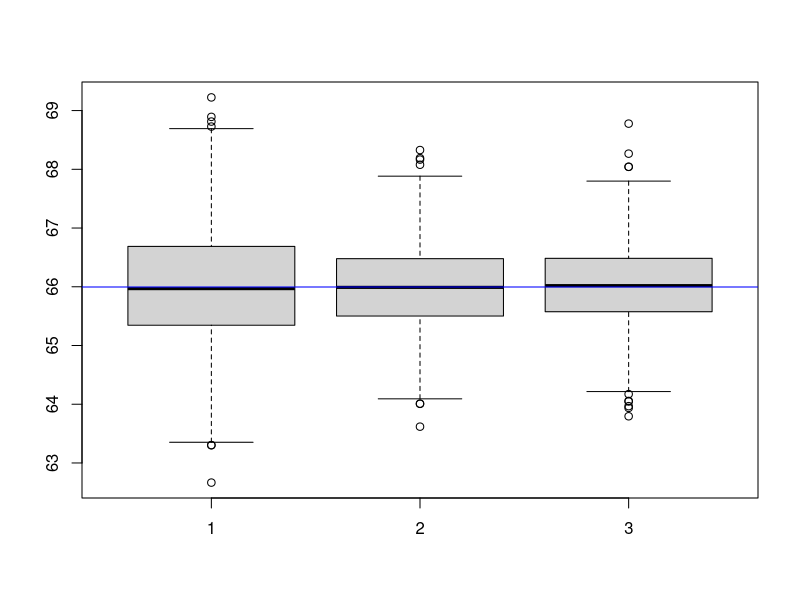

Write R code to recreate this figure.
# compare three methods of sampling
wh=rnorm(100000,63,2.5)
mh=rnorm(100000,69,3.5)

# find E(X^2))
ex1=2.5^2+63^2
ex2=3.5^2+69^2
exsq=(ex1+ex2)/2
sig2=exsq-66^2
sqrt(sig2)
sig2/20

threesamples=function(n=20){
srs=sample(c(wh,mh),n)
prop=c(sample(wh,n/2),sample(mh,n/2))
# get sample sizes for optimal allocation
nj=c(n/2*2.5/(2.5/2+3.5/2),n/2*3.5/(2.5/2+3.5/2))
opt=c(sample(wh,nj[1]),sample(mh,nj[2]))
return(list(srs,prop,opt))
}
X=replicate(1000,threesamples())

srs=X[1:1000*3-2]
prop=X[1:1000*3-1]
opt=X[1:1000*3]
ms=sapply(srs,mean)
mp=sapply(prop,mean)
optmean=function(x,n=20){
  nj=c(n/2*2.5/(2.5/2+3.5/2),n/2*3.5/(2.5/2+3.5/2))
  return(0.5*(mean(x[1:nj[1]])+mean(x[-(1:nj[1])])))
}
mo=sapply(opt,optmean)

boxplot(list(ms,mp,mo))
abline(h=mean(c(wh,mh)),col="blue") 

# empirical variances (theoretical done in lecture)
var(ms)
var(mp)
var(mo)




